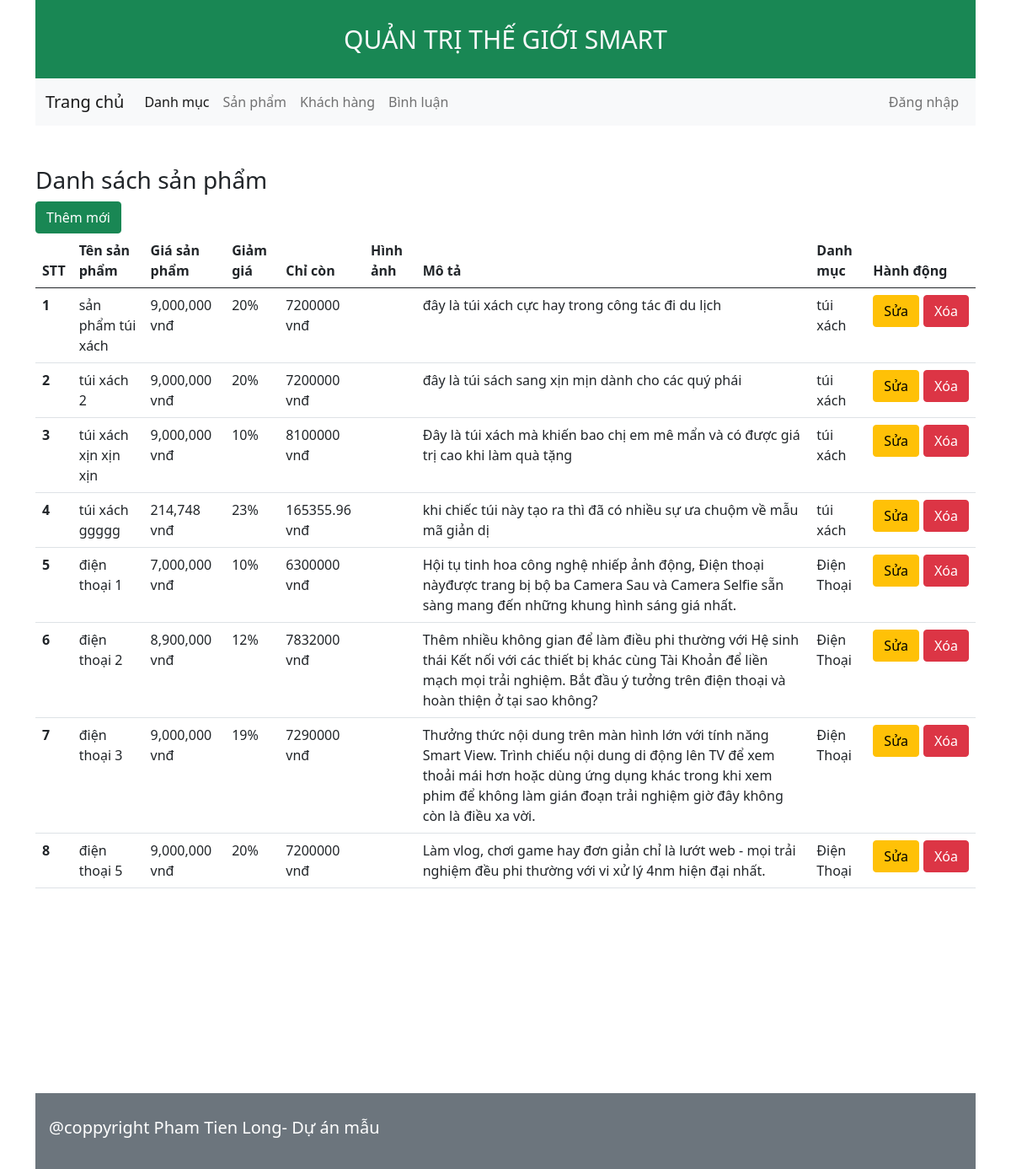
The page /admin/index.php?act=dssp on the database its author committed.
### tables this page shows
CREATE TABLE `sanpham` (
  `id` int(11) NOT NULL,
  `name` varchar(255) NOT NULL,
  `price` int(11) NOT NULL DEFAULT 0,
  `discount` int(11) NOT NULL DEFAULT 0,
  `image` varchar(255) NOT NULL,
  `mota` text NOT NULL,
  `luotxem` int(11) NOT NULL DEFAULT 0,
  `id_dm` int(11) NOT NULL
);

CREATE TABLE `danhmuc` (
  `id` int(11) NOT NULL,
  `name` varchar(255) NOT NULL
);

### model/pdo.php (called while the page is built, shortened)
<?php
function pdo_get_connection(){
    $servername = "localhost";
    $username = "root";
    $password = "";
    try {
        $conn = new PDO("mysql:host=$servername;dbname=duanmau2023", $username, $password);
        $conn->setAttribute(PDO::ATTR_ERRMODE, PDO::ERRMODE_EXCEPTION);
        return $conn;
    } catch(PDOException $e) {
        echo "Connection failed: " . $e->getMessage();
    }
}
function pdo_query($sql){
    $sql_args=array_slice(func_get_args(),1);
    try{
        $conn=pdo_get_connection();
        $stmt=$conn->prepare($sql);
        $stmt->execute($sql_args);
        $rows=$stmt->fetchAll();
        return $rows;
    }
    catch(PDOException $e){
        throw $e;
    }
    finally{
        unset($conn);
    }
}
?>

### model/sanpham.php (called while the page is built, shortened)
<?php
    function danhsach_sanpham(){
        $sql = "
            SELECT sanpham.id, sanpham.name, sanpham.price ,
            sanpham.discount, sanpham.image, sanpham.mota,
            danhmuc.name AS tendm FROM `sanpham`
            LEFT JOIN danhmuc ON sanpham.id_dm = danhmuc.id
        ";
        $result = pdo_query($sql);
        return $result;
    }
?>

### admin/sanpham/list-sanpham.php (the view, shortened to what this page needs)
<div class="container-fluild">
    <h3>Danh sách sản phẩm</h3>
    <a href="?act=addsp" class="btn btn-success">Thêm mới</a>
    <table class="table">
        <thead>
            <tr>
                <th scope="col">STT</th>
                <th scope="col">Tên sản phẩm</th>
                <th scope="col">Giá sản phẩm</th>
                <th scope="col">Giảm giá</th>
                <th scope="col">Chỉ còn</th>
                <th scope="col">Hình ảnh</th>
                <th scope="col">Mô tả</th>
                <th scope="col">Danh mục</th>
                <th scope="col">Hành động</th>
            </tr>
        </thead>
        <tbody>
            <?php foreach($dssp as $key => $value): ?>
            <tr>
                <th scope="row">
                    <?php echo $key + 1; ?>
                </th>
                <td>
                    <?php echo $value['name']; ?>
                </td>
                <td>
                    <?php echo number_format($value['price']); ?> vnđ
                </td>
                <td>
                    <?php echo $value['discount']; ?>%
                </td>
                <td>
                    <?php $tt = $value['price'] - ($value['price'] * $value['discount'] / 100)?>
                    <?php echo $tt; ?> vnđ
                </td>
                <td>
                </td>
                <td>
                    <?php echo $value['mota']; ?>
                </td>
                <td>
                    <?php echo $value['tendm']; ?>
                </td>
                <td>
                    <div style="display:flex; align-item:center">
                        <a style="margin-right:5px" href="?act=editsp&idsp=<?php echo $value['id']; ?>" class="btn btn-warning">Sửa</a>
                        <button class="btn btn-danger" data-bs-id="<?php echo $value['id']; ?>" data-bs-toggle="modal"
                            data-bs-target="#modalDelete">
                            Xóa
                        </button>
                    </div>
                </td>
            </tr>
            <?php endforeach; ?>
        </tbody>
    </table>
</div>

### assets/css/admin.css (style rules this page uses)
* { margin: 0; padding: 0; box-sizing: border-box; }

### rows shown on the page
sanpham: name "sản phẩm túi xách", price "9,000,000", discount "20", tt "7200000", mota "đây là túi xách cực hay trong công tác đi du lịch", id_dm.name "túi xách"
sanpham: name "túi xách 2", price "9,000,000", discount "20", tt "7200000", mota "đây là túi sách sang xịn mịn dành cho các quý phái", id_dm.name "túi xách"
sanpham: name "túi xách xịn xịn xịn", price "9,000,000", discount "10", tt "8100000", mota "Đây là túi xách mà khiến bao chị em mê mẩn và có được giá trị cao khi làm quà tặng", id_dm.name "túi xách"
sanpham: name "túi xách ggggg", price "214,748", discount "23", tt "165355.96", mota "khi chiếc túi này tạo ra thì đã có nhiều sự ưa chuộm về mẫu mã giản dị", id_dm.name "túi xách"
sanpham: name "điện thoại 1", price "7,000,000", discount "10", tt "6300000", mota "Hội tụ tinh hoa công nghệ nhiếp ảnh động, Điện thoại nàyđược trang bị bộ ba Camera Sau và Camera Selfie sẵn sàng mang đến những khung hình sáng giá nhất.", id_dm.name "Điện Thoại"
sanpham: name "điện thoại 2", price "8,900,000", discount "12", tt "7832000", mota "Thêm nhiều không gian để làm điều phi thường với Hệ sinh thái Kết nối với các thiết bị khác cùng Tài Khoản để liền mạch mọi trải nghiệm. Bắt đầu ý tưởng trên điện thoại và hoàn thiện ở tại sao không?", id_dm.name "Điện Thoại"
sanpham: name "điện thoại 3", price "9,000,000", discount "19", tt "7290000", mota "Thưởng thức nội dung trên màn hình lớn với tính năng Smart View. Trình chiếu nội dung di động lên TV để xem thoải mái hơn hoặc dùng ứng dụng khác trong khi xem phim để không làm gián đoạn trải nghiệm giờ đây không còn là điều xa vời.", id_dm.name "Điện Thoại"
sanpham: name "điện thoại 5", price "9,000,000", discount "20", tt "7200000", mota "Làm vlog, chơi game hay đơn giản chỉ là lướt web - mọi trải nghiệm đều phi thường với vi xử lý 4nm hiện đại nhất.", id_dm.name "Điện Thoại"
